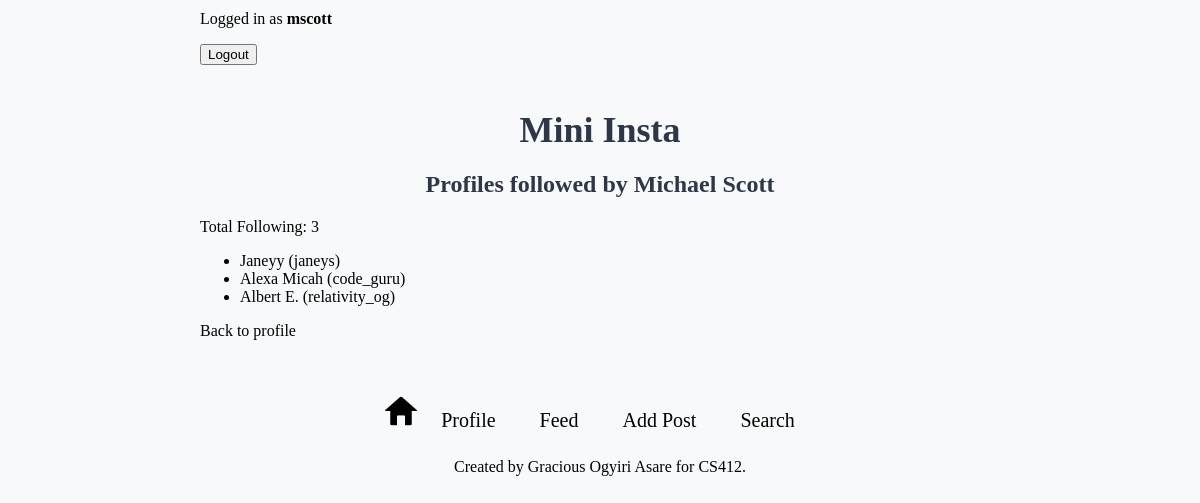
Page /mini_insta/profile/7/following/ (signed in) on the committed database.
### mini_insta/models.py (models this page shows, shortened)
class Profile(models.Model):
    username = models.TextField(blank=True)
    display_name = models.TextField(blank=True)
    profile_image_url = models.URLField(blank=True)
    bio_text = models.TextField(blank=True)
    join_date = models.DateTimeField(auto_now=True) #set the joined date automatically
    user = models.ForeignKey(User, on_delete=models.CASCADE) #foreign key to User model
    def get_following(self):
        following = Follow.objects.filter(follower_profile=self)
        return [f.profile for f in following]
    def get_num_following(self):
        following = Follow.objects.filter(follower_profile=self)
        return following.count()

### mini_insta/views.py (the view)
# urls.py: path('profile/<int:pk>/following/', ShowFollowingDetailView.as_view(), name='show_following'),
class ShowFollowingDetailView(DetailView):
    model = Profile
    template_name = 'mini_insta/show_following.html'
    context_object_name = 'profile'

### mini_insta/templates/mini_insta/show_following.html
{% extends "mini_insta/base.html" %}{% block content %}
<h2>Profiles followed by {{ profile.display_name }}</h2>
<p>Total Following: {{ profile.get_num_following }}</p>
<ul>
  {% for following in profile.get_following %}
  <li>
    <a href="{% url 'show_profile' following.pk %}">
      {{ following.display_name }} ({{ following.username }})
    </a>
  </li>
  {% empty %}
  <li>Not following anyone yet.</li>
  {% endfor %}
</ul>
<a href="{% url 'show_profile' profile.pk %}">Back to profile</a>
{% endblock content %}

### mini_insta/templates/mini_insta/base.html (shortened to what this page needs)
{% load static %}
<html>
  <head>
    <link rel="stylesheet" href="{% static 'mini_insta-style.css' %}" />
  </head>
  <body>
    {% if request.user.is_authenticated %}
    <p> Logged in as <strong>{{ user.username }}</strong> </p>
    <form method="post" action="{% url 'logout' %}" style="display: inline">
      <button type="submit">Logout</button>
    </form>
    {% else %}
    <p>Not logged in.</p>
    <a href="{% url 'login' %}"><button type="submit">Login</button></a>
    <a href="{% url 'create_profile' %}"
      ><button type="submit">Register</button></a
    >
    {% endif %}
    <h1>Mini Insta</h1>
    {% block content %} {% endblock content %}
    <footer>
      <p>
        {% if profile %}
        <a href="{% url 'show_feed' %}">
          <img
            src="{% static 'home-btn.png' %}"
            alt="home button"
            width="32"
            height="32"
          />
        </a>
        <a href="{% url 'show_profile' profile.pk %}" class="add-btn"
          >Profile</a
        >
        <a href="{% url 'show_all_profiles' %}" class="add-btn">Feed</a>
        <a href="{% url 'create_post' %}" class="add-btn">Add Post</a>
        <a href="{% url 'profile_search' %}" class="add-btn">Search</a>
        {% endif %}
      </p>
      <p>Created by Gracious Ogyiri Asare for CS412. </p>
    </footer>
  </body>
</html>

### static/mini_insta-style.css (style rules this page uses)
body { font-family: "Times New Roman", Times, serif, sans-serif; background-color: #f8f9fa; max-width: 800px; margin: 0 auto; padding: 10px; }
h1 { font-size: 36px; padding-top: 20px; }
h1, h2, h3 { text-align: center; color: #2d3748; margin-bottom: 20px; }
a:link, a:visited, a:hover, a:active { color: inherit; text-decoration: none; }
footer { text-align: center; margin-top: 55px; font-size: 16px; margin-bottom: 30px; }
.add-btn { display: inline-block; padding: 10px 20px; font-size: 20px; }

### rows in the picture
Profile: display_name "Michael Scott", get_num_following "3"
Profile: display_name "Janeyy", username "janeys"
Profile: display_name "Alexa Micah", username "code_guru"
Profile: display_name "Albert E.", username "relativity_og"

### other values in the picture
{{ user.username }} "mscott"
